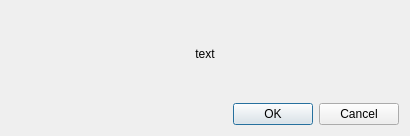
<?xml version="1.0" encoding="UTF-8"?>
<ui version="4.0">
 <class>ConfirmationDialog</class>
 <widget class="QDialog" name="ConfirmationDialog">
  <property name="geometry">
   <rect>
    <x>0</x>
    <y>0</y>
    <width>410</width>
    <height>136</height>
   </rect>
  </property>
  <property name="sizePolicy">
   <sizepolicy hsizetype="Fixed" vsizetype="Fixed">
    <horstretch>0</horstretch>
    <verstretch>0</verstretch>
   </sizepolicy>
  </property>
  <property name="windowTitle">
   <string>Confirm</string>
  </property>
  <layout class="QVBoxLayout" name="verticalLayout">
   <item>
    <widget class="QLabel" name="textLabel">
     <property name="text">
      <string>text</string>
     </property>
     <property name="alignment">
      <set>Qt::AlignCenter</set>
     </property>
     <property name="wordWrap">
      <bool>true</bool>
     </property>
    </widget>
   </item>
   <item>
    <widget class="QDialogButtonBox" name="buttonBox">
     <property name="orientation">
      <enum>Qt::Horizontal</enum>
     </property>
     <property name="standardButtons">
      <set>QDialogButtonBox::Cancel|QDialogButtonBox::Ok</set>
     </property>
    </widget>
   </item>
  </layout>
 </widget>
 <resources/>
 <connections>
  <connection>
   <sender>buttonBox</sender>
   <signal>accepted()</signal>
   <receiver>ConfirmationDialog</receiver>
   <slot>accept()</slot>
   <hints>
    <hint type="sourcelabel">
     <x>248</x>
     <y>254</y>
    </hint>
    <hint type="destinationlabel">
     <x>157</x>
     <y>274</y>
    </hint>
   </hints>
  </connection>
  <connection>
   <sender>buttonBox</sender>
   <signal>rejected()</signal>
   <receiver>ConfirmationDialog</receiver>
   <slot>reject()</slot>
   <hints>
    <hint type="sourcelabel">
     <x>316</x>
     <y>260</y>
    </hint>
    <hint type="destinationlabel">
     <x>286</x>
     <y>274</y>
    </hint>
   </hints>
  </connection>
 </connections>
</ui>
